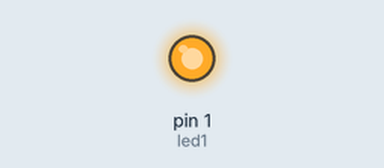
Simulated run of this sketch. Board: Arduino Uno, built with avr-gcc and run on an emulated ATmega328P. Shown: output pins drawn as LEDs (lit = HIGH).

Above: at 0.15 s.
At 13.0 s:
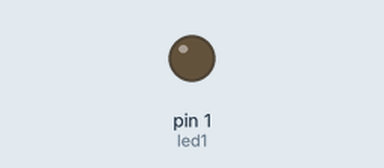
Timing chart, 0 to 15.2 s (numbered marks = the images above):
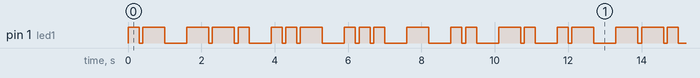

The sketch:

Codigo_morse.ino
```cpp
int led1=1;
int raya=600;
int punto=300;
void setup() {
  // initialize digital pin LED_BUILTIN as an output.
  pinMode(led1, OUTPUT);

}

// the loop function runs over and over again forever
void loop() {
  //este es un comentario//
  //este es un comentario//
  digitalWrite(led1, HIGH);   // turn the LED on (HIGH is the voltage level)
  delay(punto);                       // wait for a second
  digitalWrite(led1, LOW);    // turn the LED off by making the voltage LOW
  delay(100);                       // wait for a second
  digitalWrite(led1, HIGH);   // turn the LED on (HIGH is the voltage level)
  delay(raya);                       // wait for a second
  digitalWrite(led1, LOW);    // turn the LED off by making the voltage LOW
  delay(600);
  digitalWrite(led1, HIGH);   // turn the LED on (HIGH is the voltage level)
  delay(raya);                       // wait for a second
  digitalWrite(led1, LOW);    // turn the LED off by making the voltage LOW
  delay(100);
  digitalWrite(led1, HIGH);   // turn the LED on (HIGH is the voltage level)
  delay(raya);                       // wait for a second
  digitalWrite(led1, LOW);    // turn the LED off by making the voltage LOW
  delay(100);
  digitalWrite(led1, HIGH);   // turn the LED on (HIGH is the voltage level)
  delay(punto);                       // wait for a second
  digitalWrite(led1, LOW);    // turn the LED off by making the voltage LOW
  delay(600);
  digitalWrite(led1, HIGH);   // turn the LED on (HIGH is the voltage level)
  delay(punto);                       // wait for a second
  digitalWrite(led1, LOW);    // turn the LED off by making the voltage LOW
  delay(100);
  digitalWrite(led1, HIGH);   // turn the LED on (HIGH is the voltage level)
  delay(punto);                       // wait for a second
  digitalWrite(led1, LOW);    // turn the LED off by making the voltage LOW
  delay(100);
  digitalWrite(led1, HIGH);   // turn the LED on (HIGH is the voltage level)
  delay(raya);                       // wait for a second
  digitalWrite(led1, LOW);    // turn the LED off by making the voltage LOW
  delay(600);
  digitalWrite(led1, HIGH);   // turn the LED on (HIGH is the voltage level)
  delay(punto);                       // wait for a second
  digitalWrite(led1, LOW);    // turn the LED off by making the voltage LOW
  delay(100);
  digitalWrite(led1, HIGH);   // turn the LED on (HIGH is the voltage level)
  delay(punto);                       // wait for a second
  digitalWrite(led1, LOW);    // turn the LED off by making the voltage LOW
  delay(100);
  digitalWrite(led1, HIGH);   // turn the LED on (HIGH is the voltage level)
  delay(punto);                       // wait for a second
  digitalWrite(led1, LOW);    // turn the LED off by making the voltage LOW
  delay(600);
  digitalWrite(led1, HIGH);   // turn the LED on (HIGH is the voltage level)
  delay(raya);                       // wait for a second
  digitalWrite(led1, LOW);    // turn the LED off by making the voltage LOW
  delay(600);
  digitalWrite(led1, HIGH);   // turn the LED on (HIGH is the voltage level)
  delay(punto);                       // wait for a second
  digitalWrite(led1, LOW);    // turn the LED off by making the voltage LOW
  delay(100);
  digitalWrite(led1, HIGH);   // turn the LED on (HIGH is the voltage level)
  delay(punto);                       // wait for a second
  digitalWrite(led1, LOW);    // turn the LED off by making the voltage LOW
  delay(600);
  digitalWrite(led1, HIGH);   // turn the LED on (HIGH is the voltage level)
  delay(raya);                       // wait for a second
  digitalWrite(led1, LOW);    // turn the LED off by making the voltage LOW
  delay(100);
  digitalWrite(led1, HIGH);   // turn the LED on (HIGH is the voltage level)
  delay(punto);                       // wait for a second
  digitalWrite(led1, LOW);    // turn the LED off by making the voltage LOW
  delay(600);


}
```

Measured:
- by itself, pin 1 (led1): moves between LOW and HIGH, repeating every 11.7 s
- by itself, everything shown: repeats every 11.7 s, in 32 steps
